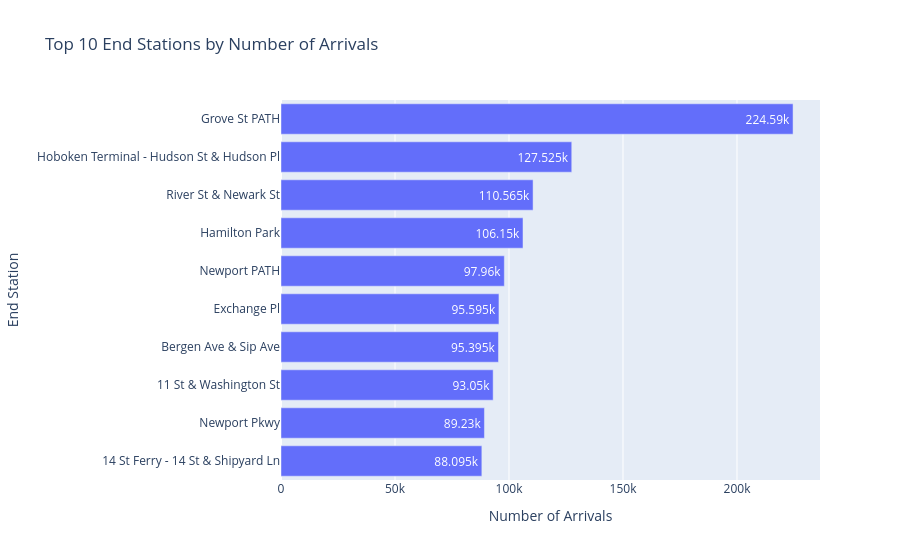

The cell this chart's notebook holds for it:
### Markdown cell above
## Visualize Top 10 Arrival Stations

We create a horizontal bar chart showing the ten most frequently used
Citi Bike destination stations.

This visualization helps identify the busiest arrival locations and
understand where riders most commonly finish their trips.

### Code cell
fig = px.bar(
    top_end_stations.sort_values("number_of_arrivals"),
    x="number_of_arrivals",
    y="end_station_name",
    orientation="h",
    title="Top 10 End Stations by Number of Arrivals",
    text_auto=True
)

fig.update_layout(
    xaxis_title="Number of Arrivals",
    yaxis_title="End Station"
)

fig.show()

### Figure 1 — Plotly figure (JSON) as saved in the notebook; plotly's stock layout.template omitted (floating-point values rounded to 4 significant figures)
{"data": [{"hovertemplate": "number_of_arrivals=%{x}<br>end_station_name=%{y}<extra></extra>", "legendgroup": "", "marker": {"color": "#636efa", "pattern": {"shape": ""}}, "name": "", "orientation": "h", "showlegend": false, "textposition": "auto", "texttemplate": "%{x}", "type": "bar", "x": [88095, 89230, 93050, 95395, 95595, 97960, 106150, 110565, 127525, 224590], "xaxis": "x", "y": ["14 St Ferry - 14 St & Shipyard Ln", "Newport Pkwy", "11 St & Washington St", "Bergen Ave & Sip Ave", "Exchange Pl", "Newport PATH", "Hamilton Park", "River St & Newark St", "Hoboken Terminal - Hudson St & Hudson Pl", "Grove St PATH"], "yaxis": "y"}], "layout": {"barmode": "relative", "legend": {"tracegroupgap": 0}, "title": {"text": "Top 10 End Stations by Number of Arrivals"}, "xaxis": {"anchor": "y", "domain": [0, 1], "title": {"text": "Number of Arrivals"}}, "yaxis": {"anchor": "x", "domain": [0, 1], "title": {"text": "End Station"}}}}
